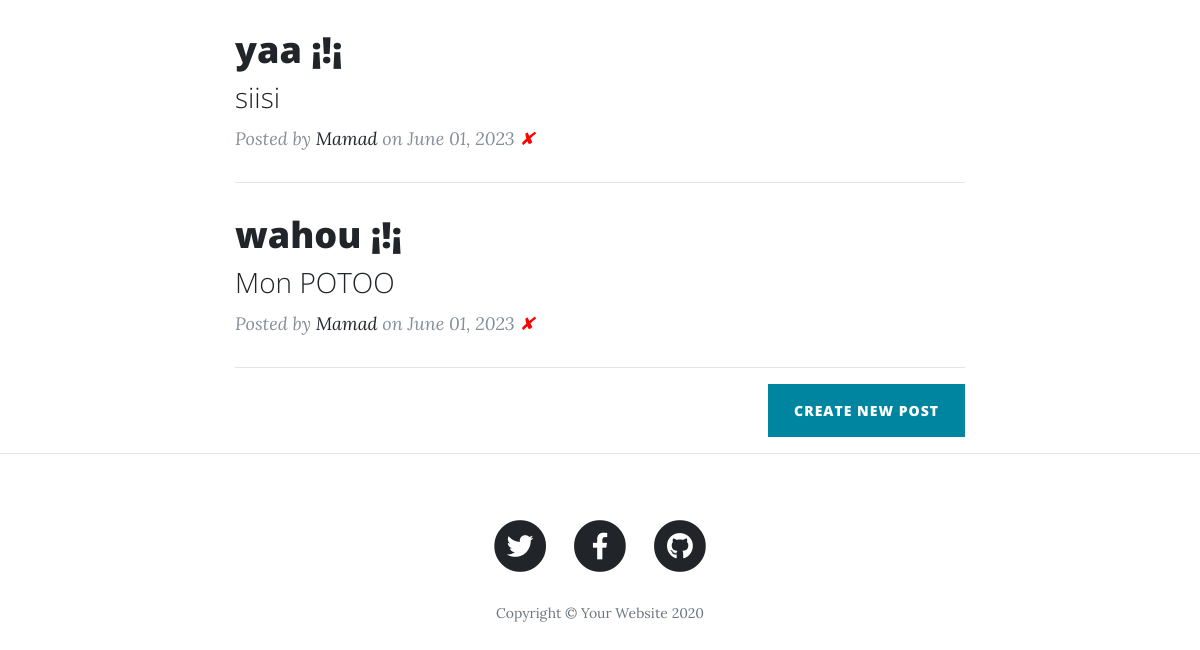
Page / (signed in, lower part) on the earlier database version.
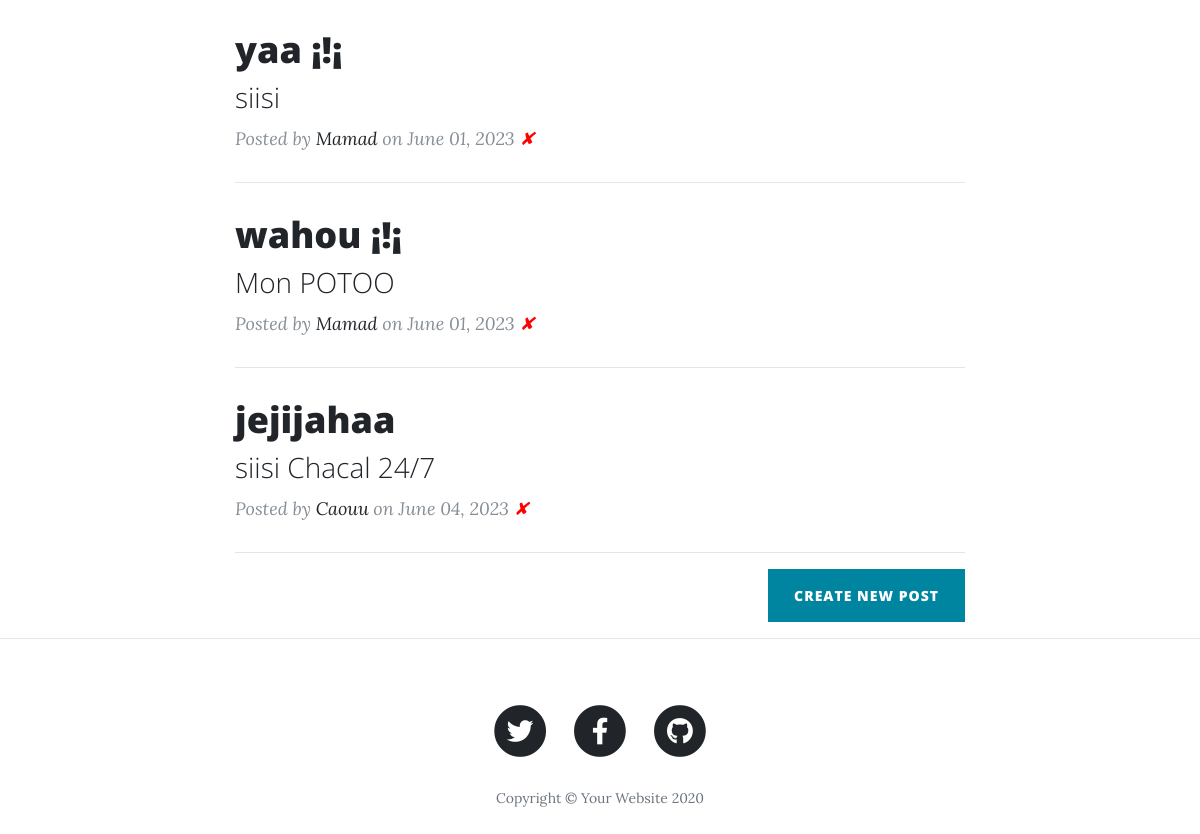
Same page on the later database version.
### main.py (models this page shows)
class BlogPost(db.Model):
    __tablename__ = "blog_posts"
    id = db.Column(db.Integer, primary_key=True)
    author_id = db.Column(db.Integer, db.ForeignKey("users.id"))
    author = relationship("User", back_populates="posts")
    title = db.Column(db.String(250), unique=True, nullable=False)
    subtitle = db.Column(db.String(250), nullable=False)
    date = db.Column(db.String(250), nullable=False)
    body = db.Column(db.Text, nullable=False)
    img_url = db.Column(db.String(250), nullable=False)
    comments = relationship("Comment", back_populates="parent_post")

class User(UserMixin, db.Model):
    __tablename__ = 'users'
    id = db.Column(db.Integer, primary_key=True)
    email = db.Column(db.String(100), unique=True)
    password = db.Column(db.String(100))
    name = db.Column(db.String(100))
    posts = relationship("BlogPost", back_populates="author")
    comments = relationship("Comment", back_populates="comment_author")

### main.py (the view)
@app.route('/')
def get_all_posts():
    posts = BlogPost.query.all()
    return render_template("index.html", all_posts=posts, current_user=current_user)

### main.py (called while the page is built)
@login_manager.user_loader
def load_user(user_id):
    return User.query.get(user_id)

### templates/index.html (shortened to what this page needs)
{% include "header.html" %}
  <div class="container">
    <div class="row">
      <div class="col-lg-8 col-md-10 mx-auto">
        {% for post in all_posts %}
        <div class="post-preview">
          <a href="{{ url_for('show_post', post_id=post.id) }}">
            <h2 class="post-title">
              {{post.title}}
            </h2>
            <h3 class="post-subtitle">
              {{post.subtitle}}
            </h3>
          </a>
          <p class="post-meta">Posted by
            <a href="#">{{post.author.name}}</a>
            on {{post.date}}
            {% if current_user.id == 1: %}
            <a href="{{url_for('delete_post', post_id=post.id) }}" style="color:red"> ✘</a>
          </p>
            {% endif %}
        </div>
        <hr>
        {% endfor %}
        {% if current_user.id in [1, 2] %}
        <div class="clearfix">
          <a class="btn btn-primary float-right" href="{{url_for('add_new_post')}}">Create New Post</a>
        </div>
        {% endif %}
      </div>
    </div>
  </div>
  <hr>
{% include "footer.html" %}

### templates/header.html (shortened to what this page needs)
<!DOCTYPE html>
<html lang="en">
<head>
  <link href="{{ url_for('static', filename='vendor/bootstrap/css/bootstrap.min.css') }}" rel="stylesheet">
  <link href="{{ url_for('static', filename='vendor/fontawesome-free/css/all.min.css')}}" rel="stylesheet" type="text/css">
  <link href="{{ url_for('static', filename='css/clean-blog.min.css')}}" rel="stylesheet">
</head>
<body>
</body>

### templates/footer.html (shortened to what this page needs)
  <footer>
    <div class="container">
      <div class="row">
        <div class="col-lg-8 col-md-10 mx-auto">
          <ul class="list-inline text-center">
            <li class="list-inline-item">
              <a href="#">
                <span class="fa-stack fa-lg">
                  <i class="fas fa-circle fa-stack-2x"></i>
                  <i class="fab fa-twitter fa-stack-1x fa-inverse"></i>
                </span>
              </a>
            </li>
            <li class="list-inline-item">
              <a href="#">
                <span class="fa-stack fa-lg">
                  <i class="fas fa-circle fa-stack-2x"></i>
                  <i class="fab fa-facebook-f fa-stack-1x fa-inverse"></i>
                </span>
              </a>
            </li>
            <li class="list-inline-item">
              <a href="#">
                <span class="fa-stack fa-lg">
                  <i class="fas fa-circle fa-stack-2x"></i>
                  <i class="fab fa-github fa-stack-1x fa-inverse"></i>
                </span>
              </a>
            </li>
          </ul>
          <p class="copyright text-muted">Copyright &copy; Your Website 2020</p>
        </div>
      </div>
    </div>
  </footer>

Differences in the rows shown:
added BlogPost: title "jejijahaa", subtitle "siisi Chacal 24/7", author.name "Caouu", date "June 04, 2023"
